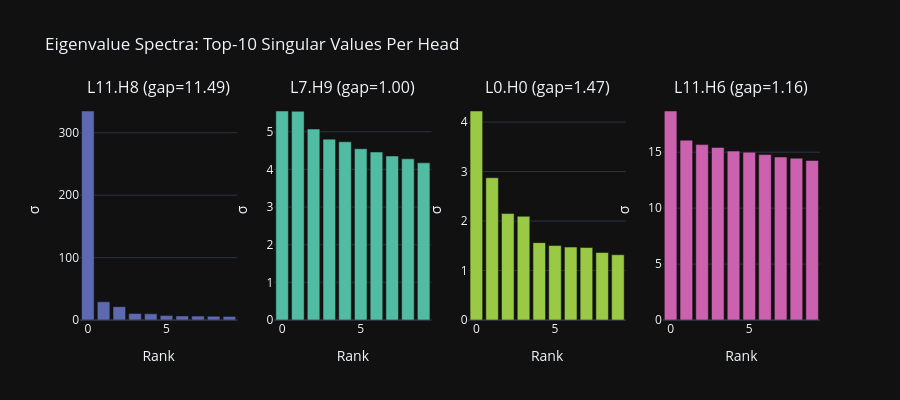

Here is the notebook cell this chart was saved with:
### Markdown cell above
### 4b. Eigenvalue Spectra — Selected Heads
Comparing the 'harmonic profile' of different heads. A head with one dominant eigenvalue is like a pure-tone room. A flat spectrum is like an anechoic chamber.

### Code cell
# ============================================================
# VIS 4b: EIGENVALUE SPECTRA for Selected Heads
# ============================================================

# Select heads spanning the spectral gap range
sorted_by_gap = sorted(spectral_data.keys(), key=lambda k: spectral_data[k]["spectral_gap"], reverse=True)
selected_heads = [
    sorted_by_gap[0],      # Highest gap (most resonant)
    sorted_by_gap[-1],     # Lowest gap (least resonant)
    (0, 0),                # First head (fixed reference point)
    sorted_by_gap[len(sorted_by_gap)//2],  # Median
]
seen = set()
selected_heads = [h for h in selected_heads if not (h in seen or seen.add(h))]

fig_spectra = make_subplots(
    rows=1, cols=len(selected_heads),
    subplot_titles=[f"L{l}.H{h} (gap={spectral_data[(l,h)]['spectral_gap']:.2f})"
                    for l, h in selected_heads],
)

for i, (layer, head) in enumerate(selected_heads, 1):
    sv = spectral_data[(layer, head)]["top_k_sv"]
    fig_spectra.add_trace(
        go.Bar(x=list(range(len(sv))), y=sv, name=f"L{layer}.H{head}",
               marker_color=px.colors.qualitative.Vivid[i % 10]),
        row=1, col=i
    )

fig_spectra.update_layout(
    title="Eigenvalue Spectra: Top-10 Singular Values Per Head",
    template="plotly_dark",
    height=400,
    showlegend=False,
)
fig_spectra.update_xaxes(title_text="Rank")
fig_spectra.update_yaxes(title_text="σ")
fig_spectra.show()

### Figure 1 — Plotly figure (JSON) as saved in the notebook; plotly's stock layout.template omitted (floating-point values rounded to 4 significant figures)
{"data": [{"marker": {"color": "rgb(93, 105, 177)"}, "name": "L11.H8", "type": "bar", "x": [0, 1, 2, 3, 4, 5, 6, 7, 8, 9], "xaxis": "x", "y": [334.9, 29.15, 21.37, 10.44, 9.875, 7.123, 6.513, 6.224, 6.007, 5.801], "yaxis": "y"}, {"marker": {"color": "rgb(82, 188, 163)"}, "name": "L7.H9", "type": "bar", "x": [0, 1, 2, 3, 4, 5, 6, 7, 8, 9], "xaxis": "x2", "y": [5.553, 5.546, 5.074, 4.805, 4.735, 4.551, 4.464, 4.358, 4.283, 4.176], "yaxis": "y2"}, {"marker": {"color": "rgb(153, 201, 69)"}, "name": "L0.H0", "type": "bar", "x": [0, 1, 2, 3, 4, 5, 6, 7, 8, 9], "xaxis": "x3", "y": [4.224, 2.875, 2.15, 2.096, 1.563, 1.505, 1.474, 1.464, 1.363, 1.319], "yaxis": "y3"}, {"marker": {"color": "rgb(204, 97, 176)"}, "name": "L11.H6", "type": "bar", "x": [0, 1, 2, 3, 4, 5, 6, 7, 8, 9], "xaxis": "x4", "y": [18.68, 16.08, 15.68, 15.42, 15.1, 15.0, 14.79, 14.57, 14.46, 14.26], "yaxis": "y4"}], "layout": {"annotations": [{"font": {"size": 16}, "showarrow": false, "text": "L11.H8 (gap=11.49)", "x": 0.1062, "xanchor": "center", "xref": "paper", "y": 1, "yanchor": "bottom", "yref": "paper"}, {"font": {"size": 16}, "showarrow": false, "text": "L7.H9 (gap=1.00)", "x": 0.3688, "xanchor": "center", "xref": "paper", "y": 1, "yanchor": "bottom", "yref": "paper"}, {"font": {"size": 16}, "showarrow": false, "text": "L0.H0 (gap=1.47)", "x": 0.6313, "xanchor": "center", "xref": "paper", "y": 1, "yanchor": "bottom", "yref": "paper"}, {"font": {"size": 16}, "showarrow": false, "text": "L11.H6 (gap=1.16)", "x": 0.8938, "xanchor": "center", "xref": "paper", "y": 1, "yanchor": "bottom", "yref": "paper"}], "height": 400, "showlegend": false, "title": {"text": "Eigenvalue Spectra: Top-10 Singular Values Per Head"}, "xaxis": {"anchor": "y", "domain": [0, 0.2125], "title": {"text": "Rank"}}, "xaxis2": {"anchor": "y2", "domain": [0.2625, 0.475], "title": {"text": "Rank"}}, "xaxis3": {"anchor": "y3", "domain": [0.525, 0.7375], "title": {"text": "Rank"}}, "xaxis4": {"anchor": "y4", "domain": [0.7875, 1], "title": {"text": "Rank"}}, "yaxis": {"anchor": "x", "domain": [0, 1], "title": {"text": "σ"}}, "yaxis2": {"anchor": "x2", "domain": [0, 1], "title": {"text": "σ"}}, "yaxis3": {"anchor": "x3", "domain": [0, 1], "title": {"text": "σ"}}, "yaxis4": {"anchor": "x4", "domain": [0, 1], "title": {"text": "σ"}}}}
